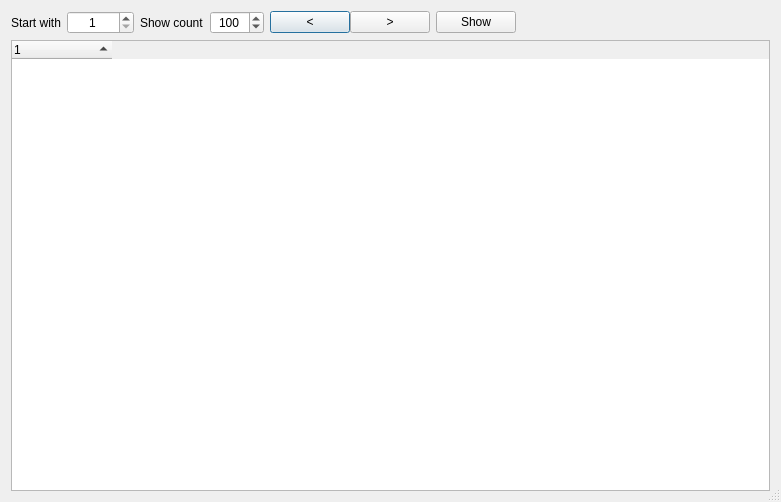
<?xml version="1.0" encoding="UTF-8"?>
<ui version="4.0">
 <class>PlotDeletedDlg</class>
 <widget class="QDialog" name="PlotDeletedDlg">
  <property name="geometry">
   <rect>
    <x>0</x>
    <y>0</y>
    <width>781</width>
    <height>502</height>
   </rect>
  </property>
  <property name="windowTitle">
   <string>Deleted documents</string>
  </property>
  <property name="locale">
   <locale language="English" country="UnitedStates"/>
  </property>
  <property name="sizeGripEnabled">
   <bool>true</bool>
  </property>
  <layout class="QVBoxLayout" name="verticalLayout_3" stretch="0,1">
   <item>
    <widget class="QStackedWidget" name="swTop">
     <widget class="QWidget" name="pgList">
      <layout class="QHBoxLayout" name="horizontalLayout_3">
       <property name="leftMargin">
        <number>0</number>
       </property>
       <property name="topMargin">
        <number>0</number>
       </property>
       <property name="rightMargin">
        <number>0</number>
       </property>
       <property name="bottomMargin">
        <number>0</number>
       </property>
       <item>
        <widget class="QLabel" name="label_3">
         <property name="text">
          <string>Start with</string>
         </property>
        </widget>
       </item>
       <item>
        <widget class="QSpinBox" name="sbStartWith">
         <property name="alignment">
          <set>Qt::AlignCenter</set>
         </property>
         <property name="minimum">
          <number>1</number>
         </property>
         <property name="maximum">
          <number>100000</number>
         </property>
         <property name="singleStep">
          <number>100</number>
         </property>
        </widget>
       </item>
       <item>
        <widget class="QLabel" name="label_4">
         <property name="text">
          <string>Show count</string>
         </property>
        </widget>
       </item>
       <item>
        <widget class="QSpinBox" name="sbShowCount">
         <property name="alignment">
          <set>Qt::AlignCenter</set>
         </property>
         <property name="minimum">
          <number>10</number>
         </property>
         <property name="maximum">
          <number>1000</number>
         </property>
         <property name="singleStep">
          <number>100</number>
         </property>
         <property name="value">
          <number>100</number>
         </property>
        </widget>
       </item>
       <item>
        <layout class="QHBoxLayout" name="horizontalLayout_6">
         <property name="spacing">
          <number>0</number>
         </property>
         <item>
          <widget class="QPushButton" name="pbPrev">
           <property name="text">
            <string>&lt;</string>
           </property>
          </widget>
         </item>
         <item>
          <widget class="QPushButton" name="pbNext">
           <property name="text">
            <string>&gt;</string>
           </property>
          </widget>
         </item>
        </layout>
       </item>
       <item>
        <widget class="QPushButton" name="pbShow">
         <property name="text">
          <string>Show</string>
         </property>
        </widget>
       </item>
       <item>
        <spacer name="horizontalSpacer_3">
         <property name="orientation">
          <enum>Qt::Horizontal</enum>
         </property>
         <property name="sizeHint" stdset="0">
          <size>
           <width>40</width>
           <height>20</height>
          </size>
         </property>
        </spacer>
       </item>
      </layout>
     </widget>
    </widget>
   </item>
   <item>
    <widget class="PlotListTree" name="twDocs">
     <property name="dragDropMode">
      <enum>QAbstractItemView::DragOnly</enum>
     </property>
     <property name="selectionMode">
      <enum>QAbstractItemView::ExtendedSelection</enum>
     </property>
     <property name="sortingEnabled">
      <bool>true</bool>
     </property>
     <attribute name="headerStretchLastSection">
      <bool>false</bool>
     </attribute>
     <column>
      <property name="text">
       <string notr="true">1</string>
      </property>
     </column>
    </widget>
   </item>
  </layout>
 </widget>
 <customwidgets>
  <customwidget>
   <class>PlotListTree</class>
   <extends>QTreeWidget</extends>
   <header>../VProject/PlotListTree.h</header>
   <slots>
    <signal>AskMakeNewDocument()</signal>
    <signal>WasUndeleted()</signal>
   </slots>
  </customwidget>
 </customwidgets>
 <resources/>
 <connections>
  <connection>
   <sender>twDocs</sender>
   <signal>WasUndeleted()</signal>
   <receiver>PlotDeletedDlg</receiver>
   <slot>RequeryData()</slot>
   <hints>
    <hint type="sourcelabel">
     <x>474</x>
     <y>267</y>
    </hint>
    <hint type="destinationlabel">
     <x>474</x>
     <y>250</y>
    </hint>
   </hints>
  </connection>
  <connection>
   <sender>pbShow</sender>
   <signal>clicked()</signal>
   <receiver>PlotDeletedDlg</receiver>
   <slot>ShowData()</slot>
   <hints>
    <hint type="sourcelabel">
     <x>536</x>
     <y>22</y>
    </hint>
    <hint type="destinationlabel">
     <x>474</x>
     <y>250</y>
    </hint>
   </hints>
  </connection>
 </connections>
 <slots>
  <slot>ShowData()</slot>
  <slot>RequeryData()</slot>
 </slots>
</ui>
